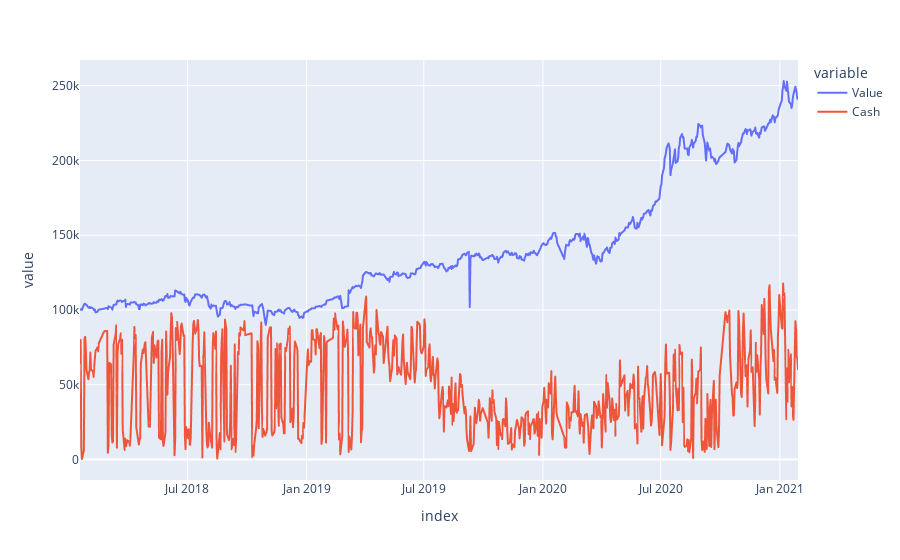

Notebook cell for this chart:
### Code cell
pdata=pd.DataFrame({'Value':core.balance.sum(axis=1),'Cash':core.balance.cash})
px.line(pdata,y=['Value','Cash'])

### Figure 1 — Plotly figure (JSON) as saved in the notebook; plotly's stock layout.template omitted (floating-point values rounded to 4 significant figures; data arrays with more than 128 entries replaced by an {"elided": "..."} marker saying what was removed)
{"data": [{"hovertemplate": "variable=Value<br>index=%{x}<br>value=%{y}<extra></extra>", "legendgroup": "Value", "line": {"color": "#636efa", "dash": "solid"}, "marker": {"symbol": "circle"}, "mode": "lines", "name": "Value", "showlegend": true, "type": "scattergl", "x": {"elided": "740 str values"}, "xaxis": "x", "y": {"elided": "740 int values"}, "yaxis": "y"}, {"hovertemplate": "variable=Cash<br>index=%{x}<br>value=%{y}<extra></extra>", "legendgroup": "Cash", "line": {"color": "#EF553B", "dash": "solid"}, "marker": {"symbol": "circle"}, "mode": "lines", "name": "Cash", "showlegend": true, "type": "scattergl", "x": {"elided": "740 str values"}, "xaxis": "x", "y": {"elided": "740 float values"}, "yaxis": "y"}], "layout": {"legend": {"title": {"text": "variable"}, "tracegroupgap": 0}, "margin": {"t": 60}, "xaxis": {"anchor": "y", "domain": [0, 1], "title": {"text": "index"}}, "yaxis": {"anchor": "x", "domain": [0, 1], "title": {"text": "value"}}}}
